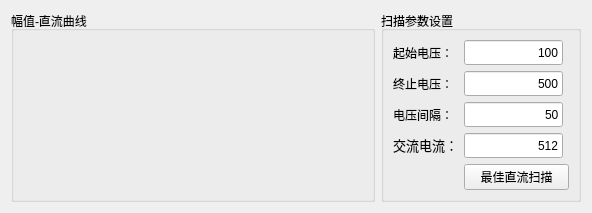
<?xml version="1.0" encoding="UTF-8"?>
<ui version="4.0">
 <class>OptimalDCBiasForm</class>
 <widget class="QWidget" name="OptimalDCBiasForm">
  <property name="geometry">
   <rect>
    <x>0</x>
    <y>0</y>
    <width>592</width>
    <height>213</height>
   </rect>
  </property>
  <property name="windowTitle">
   <string>Form</string>
  </property>
  <layout class="QGridLayout" name="gridLayout">
   <item row="0" column="0">
    <widget class="QGroupBox" name="groupBox">
     <property name="title">
      <string>幅值-直流曲线</string>
     </property>
     <layout class="QGridLayout" name="gridLayout_2">
      <item row="0" column="0">
       <widget class="Plot" name="DCVPlot">
        <property name="sizePolicy">
         <sizepolicy hsizetype="Preferred" vsizetype="Preferred">
          <horstretch>0</horstretch>
          <verstretch>0</verstretch>
         </sizepolicy>
        </property>
       </widget>
      </item>
     </layout>
    </widget>
   </item>
   <item row="0" column="1">
    <widget class="QGroupBox" name="groupBox_3">
     <property name="sizePolicy">
      <sizepolicy hsizetype="Preferred" vsizetype="Preferred">
       <horstretch>0</horstretch>
       <verstretch>0</verstretch>
      </sizepolicy>
     </property>
     <property name="minimumSize">
      <size>
       <width>200</width>
       <height>0</height>
      </size>
     </property>
     <property name="maximumSize">
      <size>
       <width>200</width>
       <height>16777215</height>
      </size>
     </property>
     <property name="title">
      <string>扫描参数设置</string>
     </property>
     <layout class="QGridLayout" name="gridLayout_3">
      <item row="1" column="0">
       <widget class="QLabel" name="label_17">
        <property name="text">
         <string>终止电压：</string>
        </property>
       </widget>
      </item>
      <item row="1" column="1">
       <widget class="QLineEdit" name="leStopDC">
        <property name="minimumSize">
         <size>
          <width>0</width>
          <height>25</height>
         </size>
        </property>
        <property name="text">
         <string>500</string>
        </property>
        <property name="alignment">
         <set>Qt::AlignRight|Qt::AlignTrailing|Qt::AlignVCenter</set>
        </property>
       </widget>
      </item>
      <item row="0" column="0">
       <widget class="QLabel" name="label_13">
        <property name="text">
         <string>起始电压：</string>
        </property>
       </widget>
      </item>
      <item row="0" column="1">
       <widget class="QLineEdit" name="leStartDC">
        <property name="minimumSize">
         <size>
          <width>0</width>
          <height>25</height>
         </size>
        </property>
        <property name="text">
         <string>100</string>
        </property>
        <property name="alignment">
         <set>Qt::AlignRight|Qt::AlignTrailing|Qt::AlignVCenter</set>
        </property>
       </widget>
      </item>
      <item row="2" column="1">
       <widget class="QLineEdit" name="leStepDC">
        <property name="minimumSize">
         <size>
          <width>0</width>
          <height>25</height>
         </size>
        </property>
        <property name="text">
         <string>50</string>
        </property>
        <property name="alignment">
         <set>Qt::AlignRight|Qt::AlignTrailing|Qt::AlignVCenter</set>
        </property>
       </widget>
      </item>
      <item row="3" column="1">
       <widget class="QLineEdit" name="leScanDC_AC">
        <property name="minimumSize">
         <size>
          <width>0</width>
          <height>25</height>
         </size>
        </property>
        <property name="layoutDirection">
         <enum>Qt::RightToLeft</enum>
        </property>
        <property name="styleSheet">
         <string notr="true"/>
        </property>
        <property name="text">
         <string>512</string>
        </property>
        <property name="alignment">
         <set>Qt::AlignRight|Qt::AlignTrailing|Qt::AlignVCenter</set>
        </property>
       </widget>
      </item>
      <item row="2" column="0">
       <widget class="QLabel" name="label_18">
        <property name="text">
         <string>电压间隔：</string>
        </property>
       </widget>
      </item>
      <item row="3" column="0">
       <widget class="QLabel" name="label_15">
        <property name="sizePolicy">
         <sizepolicy hsizetype="Fixed" vsizetype="Fixed">
          <horstretch>0</horstretch>
          <verstretch>0</verstretch>
         </sizepolicy>
        </property>
        <property name="font">
         <font>
          <family>微软雅黑</family>
          <pointsize>10</pointsize>
          <weight>50</weight>
          <italic>false</italic>
          <bold>false</bold>
         </font>
        </property>
        <property name="text">
         <string>交流电流：</string>
        </property>
       </widget>
      </item>
      <item row="5" column="1" colspan="2">
       <widget class="QPushButton" name="pbOptimalDCScan">
        <property name="sizePolicy">
         <sizepolicy hsizetype="Preferred" vsizetype="Fixed">
          <horstretch>0</horstretch>
          <verstretch>0</verstretch>
         </sizepolicy>
        </property>
        <property name="text">
         <string>最佳直流扫描</string>
        </property>
        <property name="checkable">
         <bool>true</bool>
        </property>
       </widget>
      </item>
     </layout>
    </widget>
   </item>
  </layout>
 </widget>
 <customwidgets>
  <customwidget>
   <class>Plot</class>
   <extends>QFrame</extends>
   <header>plot.h</header>
   <container>1</container>
  </customwidget>
 </customwidgets>
 <resources/>
 <connections/>
</ui>
